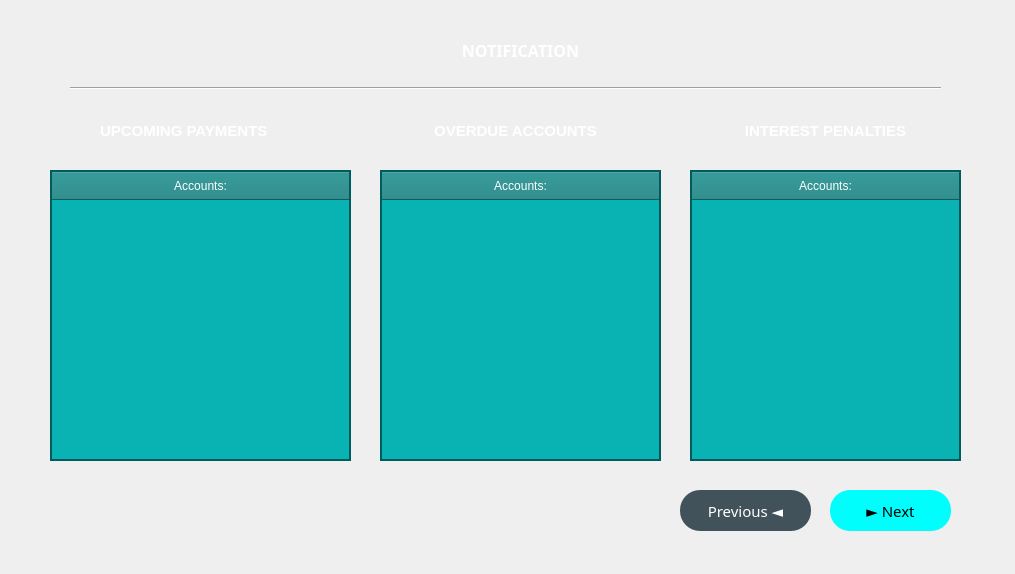
<?xml version="1.0" encoding="UTF-8"?>
<ui version="4.0">
 <class>Dialog</class>
 <widget class="QDialog" name="Dialog">
  <property name="geometry">
   <rect>
    <x>0</x>
    <y>0</y>
    <width>1015</width>
    <height>574</height>
   </rect>
  </property>
  <property name="windowTitle">
   <string>Dialog</string>
  </property>
  <widget class="QLabel" name="Title_2">
   <property name="geometry">
    <rect>
     <x>430</x>
     <y>30</y>
     <width>181</width>
     <height>41</height>
    </rect>
   </property>
   <property name="font">
    <font>
     <family>Segoe UI Black</family>
     <pointsize>12</pointsize>
     <weight>75</weight>
     <bold>true</bold>
    </font>
   </property>
   <property name="styleSheet">
    <string notr="true">color: rgb(255, 255, 255);</string>
   </property>
   <property name="text">
    <string>NOTIFICATION</string>
   </property>
   <property name="alignment">
    <set>Qt::AlignCenter</set>
   </property>
  </widget>
  <widget class="QLabel" name="Title_3">
   <property name="geometry">
    <rect>
     <x>100</x>
     <y>110</y>
     <width>211</width>
     <height>41</height>
    </rect>
   </property>
   <property name="font">
    <font>
     <pointsize>11</pointsize>
     <weight>75</weight>
     <bold>true</bold>
    </font>
   </property>
   <property name="styleSheet">
    <string notr="true">color: rgb(255, 255, 255);</string>
   </property>
   <property name="text">
    <string>UPCOMING PAYMENTS</string>
   </property>
  </widget>
  <widget class="QLabel" name="Title_4">
   <property name="geometry">
    <rect>
     <x>410</x>
     <y>110</y>
     <width>211</width>
     <height>41</height>
    </rect>
   </property>
   <property name="font">
    <font>
     <pointsize>11</pointsize>
     <weight>75</weight>
     <bold>true</bold>
    </font>
   </property>
   <property name="styleSheet">
    <string notr="true">color: rgb(255, 255, 255);</string>
   </property>
   <property name="text">
    <string>OVERDUE ACCOUNTS</string>
   </property>
   <property name="alignment">
    <set>Qt::AlignCenter</set>
   </property>
  </widget>
  <widget class="QLabel" name="Title_5">
   <property name="geometry">
    <rect>
     <x>720</x>
     <y>110</y>
     <width>211</width>
     <height>41</height>
    </rect>
   </property>
   <property name="font">
    <font>
     <pointsize>11</pointsize>
     <weight>75</weight>
     <bold>true</bold>
    </font>
   </property>
   <property name="styleSheet">
    <string notr="true">color: rgb(255, 255, 255);</string>
   </property>
   <property name="text">
    <string>INTEREST PENALTIES</string>
   </property>
   <property name="alignment">
    <set>Qt::AlignCenter</set>
   </property>
  </widget>
  <widget class="QLabel" name="label_4">
   <property name="geometry">
    <rect>
     <x>-10</x>
     <y>-10</y>
     <width>1031</width>
     <height>591</height>
    </rect>
   </property>
   <property name="text">
    <string/>
   </property>
   <property name="pixmap">
    <pixmap>../Resources/4.jpg</pixmap>
   </property>
   <property name="scaledContents">
    <bool>true</bool>
   </property>
  </widget>
  <widget class="QPushButton" name="Previous">
   <property name="geometry">
    <rect>
     <x>680</x>
     <y>490</y>
     <width>131</width>
     <height>41</height>
    </rect>
   </property>
   <property name="font">
    <font>
     <family>Franklin Gothic Book</family>
     <pointsize>11</pointsize>
    </font>
   </property>
   <property name="cursor">
    <cursorShape>ArrowCursor</cursorShape>
   </property>
   <property name="autoFillBackground">
    <bool>false</bool>
   </property>
   <property name="styleSheet">
    <string notr="true">QPushButton {
	border-radius: 20px ;
	background-color: rgb(66, 82, 91);
	color: rgb(255, 255, 255);
}
QPushButton:hover {
	background-color: rgb(0, 255, 252);
	color: rgb(0, 0, 0);
}
QPushButton:pressed {
	background-color: rgb(0, 255, 252);
}
</string>
   </property>
   <property name="text">
    <string>Previous ◄</string>
   </property>
  </widget>
  <widget class="QPushButton" name="Next">
   <property name="geometry">
    <rect>
     <x>830</x>
     <y>490</y>
     <width>121</width>
     <height>41</height>
    </rect>
   </property>
   <property name="font">
    <font>
     <family>Franklin Gothic Book</family>
     <pointsize>11</pointsize>
    </font>
   </property>
   <property name="cursor">
    <cursorShape>ArrowCursor</cursorShape>
   </property>
   <property name="autoFillBackground">
    <bool>false</bool>
   </property>
   <property name="styleSheet">
    <string notr="true">QPushButton {
	border-radius: 20px ;
	background-color: rgb(0, 255, 252);
	color: rgb(0, 0, 0);
}
QPushButton:hover {
	background-color: rgb(66, 82, 91);
	color: rgb(255, 255, 255);
}
QPushButton:pressed {
	background-color: rgb(66, 82, 91);
}
</string>
   </property>
   <property name="text">
    <string>► Next</string>
   </property>
  </widget>
  <widget class="QLabel" name="label_2">
   <property name="geometry">
    <rect>
     <x>190</x>
     <y>440</y>
     <width>221</width>
     <height>121</height>
    </rect>
   </property>
   <property name="text">
    <string/>
   </property>
   <property name="pixmap">
    <pixmap>../Resources/wallet.png</pixmap>
   </property>
   <property name="scaledContents">
    <bool>true</bool>
   </property>
   <property name="wordWrap">
    <bool>false</bool>
   </property>
  </widget>
  <widget class="QTableWidget" name="upcoming_events">
   <property name="geometry">
    <rect>
     <x>50</x>
     <y>170</y>
     <width>301</width>
     <height>291</height>
    </rect>
   </property>
   <property name="styleSheet">
    <string notr="true">QTableWidget {
    background-color: rgb(10, 179, 179);
    color: white; /* Text color */
    border: 2px solid #005c5c; /* Border color */
    font-size: 12px; /* Font size */
}

QTableWidget::item {
    border: 1px solid #ffffff; /* Item border color */
}

QHeaderView::section {
    background-color: rgb(20, 130, 130); /* Header background color */
    color: white; /* Header text color */
    padding: 5px;
    font-size: 12px; /* Header font size */
}

QTableWidget::item:selected {
    background-color: rgb(0, 100, 100); /* Background color for selected items */
    color: white; /* Text color for selected items */
}
</string>
   </property>
   <property name="editTriggers">
    <set>QAbstractItemView::AnyKeyPressed|QAbstractItemView::EditKeyPressed</set>
   </property>
   <attribute name="horizontalHeaderStretchLastSection">
    <bool>true</bool>
   </attribute>
   <attribute name="verticalHeaderVisible">
    <bool>false</bool>
   </attribute>
   <column>
    <property name="text">
     <string>Accounts:</string>
    </property>
   </column>
  </widget>
  <widget class="QTableWidget" name="overdue_accounts">
   <property name="geometry">
    <rect>
     <x>380</x>
     <y>170</y>
     <width>281</width>
     <height>291</height>
    </rect>
   </property>
   <property name="styleSheet">
    <string notr="true">QTableWidget {
    background-color: rgb(10, 179, 179);
    color: white; /* Text color */
    border: 2px solid #005c5c; /* Border color */
    font-size: 12px; /* Font size */
}

QTableWidget::item {
    border: 1px solid #ffffff; /* Item border color */
}

QHeaderView::section {
    background-color: rgb(20, 130, 130); /* Header background color */
    color: white; /* Header text color */
    padding: 5px;
    font-size: 12px; /* Header font size */
}

QTableWidget::item:selected {
    background-color: rgb(0, 100, 100); /* Background color for selected items */
    color: white; /* Text color for selected items */
}
</string>
   </property>
   <property name="editTriggers">
    <set>QAbstractItemView::AnyKeyPressed|QAbstractItemView::EditKeyPressed</set>
   </property>
   <attribute name="horizontalHeaderStretchLastSection">
    <bool>true</bool>
   </attribute>
   <attribute name="verticalHeaderVisible">
    <bool>false</bool>
   </attribute>
   <column>
    <property name="text">
     <string>Accounts:</string>
    </property>
   </column>
  </widget>
  <widget class="QTableWidget" name="interest_penalties">
   <property name="geometry">
    <rect>
     <x>690</x>
     <y>170</y>
     <width>271</width>
     <height>291</height>
    </rect>
   </property>
   <property name="styleSheet">
    <string notr="true">QTableWidget {
    background-color: rgb(10, 179, 179);
    color: white; /* Text color */
    border: 2px solid #005c5c; /* Border color */
    font-size: 12px; /* Font size */
}

QTableWidget::item {
    border: 1px solid #ffffff; /* Item border color */
}

QHeaderView::section {
    background-color: rgb(20, 130, 130); /* Header background color */
    color: white; /* Header text color */
    padding: 5px;
    font-size: 12px; /* Header font size */
}

QTableWidget::item:selected {
    background-color: rgb(0, 100, 100); /* Background color for selected items */
    color: white; /* Text color for selected items */
}
</string>
   </property>
   <property name="editTriggers">
    <set>QAbstractItemView::AnyKeyPressed|QAbstractItemView::EditKeyPressed</set>
   </property>
   <attribute name="horizontalHeaderStretchLastSection">
    <bool>true</bool>
   </attribute>
   <attribute name="verticalHeaderVisible">
    <bool>false</bool>
   </attribute>
   <column>
    <property name="text">
     <string>Accounts:</string>
    </property>
   </column>
  </widget>
  <widget class="Line" name="line">
   <property name="geometry">
    <rect>
     <x>70</x>
     <y>80</y>
     <width>871</width>
     <height>16</height>
    </rect>
   </property>
   <property name="orientation">
    <enum>Qt::Horizontal</enum>
   </property>
  </widget>
  <zorder>label_4</zorder>
  <zorder>Title_2</zorder>
  <zorder>Title_3</zorder>
  <zorder>Title_4</zorder>
  <zorder>Title_5</zorder>
  <zorder>Previous</zorder>
  <zorder>Next</zorder>
  <zorder>label_2</zorder>
  <zorder>upcoming_events</zorder>
  <zorder>overdue_accounts</zorder>
  <zorder>interest_penalties</zorder>
  <zorder>line</zorder>
 </widget>
 <resources/>
 <connections/>
</ui>
